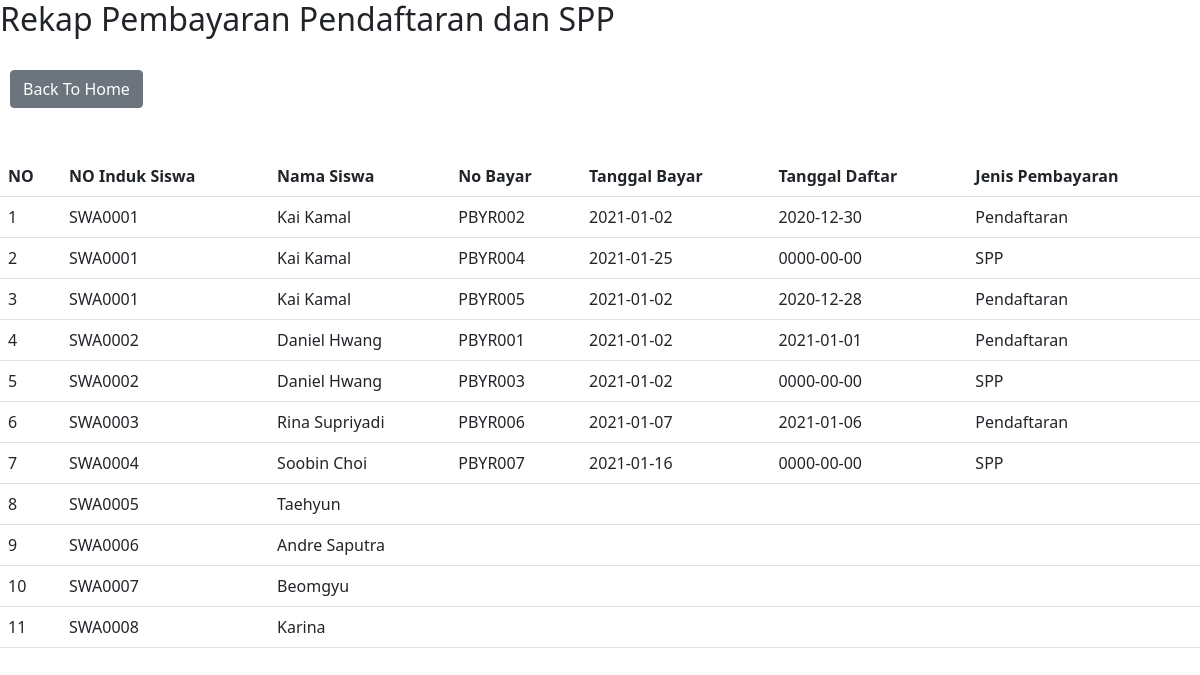
The app's page /pbd_project/rekap/sp_daftar_spp.php (signed in) with its own data.
### tables this page shows
CREATE TABLE `pembayaran` (
  `no_bayar` char(10) NOT NULL,
  `tgl_bayar` date NOT NULL,
  `jml_byr` int(11) NOT NULL,
  `noinduk_siswa` char(10) NOT NULL,
  `jenis_pembayaran` char(5) NOT NULL,
  `tgl_daftar` date DEFAULT NULL,
  `status` tinyint(1) NOT NULL
);

CREATE TABLE `siswa` (
  `noinduk_siswa` char(10) NOT NULL,
  `nama_siswa` varchar(50) NOT NULL,
  `jenkel` tinyint(1) NOT NULL,
  `tgllahir` date NOT NULL,
  `tgl_masuk` date NOT NULL,
  `tgl_lulus` date DEFAULT NULL,
  `alamat` varchar(100) NOT NULL,
  `anakke` int(11) DEFAULT NULL,
  `walmur` char(16) NOT NULL,
  `status` tinyint(1) NOT NULL,
  `status_siswa` tinyint(1) NOT NULL
);

CREATE TABLE `jenis_pembayaran` (
  `id_jenis` char(5) NOT NULL,
  `nama_jenis` varchar(20) DEFAULT NULL,
  `status` tinyint(1) NOT NULL
);

### pbd_project/rekap/sp_daftar_spp.php (the view, shortened to what this page needs)
<!DOCTYPE html>
<html>
<head>
    <link href="https://cdn.jsdelivr.net/npm/bootstrap@5.0.0-beta1/dist/css/bootstrap.min.css" rel="stylesheet">
    <link rel="stylesheet" type="text/css" href="/css/bootstrap.css">
</head>
<body>
	<h2>Rekap Pembayaran Pendaftaran dan SPP</h2>
	<br/>
	<a href="../login/home.php" class="btn btn-secondary" style="margin-left: 10px">Back To Home</a>
	<br/>
	<br/>
		<br>
	<table class="table table-hover">
		<tr>
			<th>NO</th>
			<th>NO Induk Siswa</th>
			<th>Nama Siswa</th>
			<th>No Bayar</th>
			<th>Tanggal Bayar</th>
			<th>Tanggal Daftar</th>
			<th>Jenis Pembayaran</th>
		</tr>
		<?php
		$no = 1;
		include 'koneksi.php';
		$query = "CALL daftar_spp()";
		$data = mysqli_query($koneksi, $query);
		while ($d = mysqli_fetch_array($data)) {
		?>
		<tr>
			<td><?php echo $no++ ?></td>
			<td><?php echo $d['noinduk_siswa']; ?></td>
			<td><?php echo $d['nama_siswa']; ?></td>
			<td><?php echo $d['no_bayar']; ?></td>
			<td><?php echo $d['tgl_bayar']; ?></td>
			<td><?php echo $d['tgl_daftar']; ?></td>
			<td><?php echo $d['nama_jenis']; ?></td>
		</tr>
		<?php
		}
		?>
	</table>
</body>
</html>

### records on screen
pembayaran: noinduk_siswa.noinduk_siswa "SWA0001", noinduk_siswa.nama_siswa "Kai Kamal", no_bayar "PBYR002", tgl_bayar "2021-01-02", tgl_daftar "2020-12-30", jenis_pembayaran.nama_jenis "Pendaftaran"
pembayaran: noinduk_siswa.noinduk_siswa "SWA0001", noinduk_siswa.nama_siswa "Kai Kamal", no_bayar "PBYR004", tgl_bayar "2021-01-25", tgl_daftar "0000-00-00", jenis_pembayaran.nama_jenis "SPP"
pembayaran: noinduk_siswa.noinduk_siswa "SWA0001", noinduk_siswa.nama_siswa "Kai Kamal", no_bayar "PBYR005", tgl_bayar "2021-01-02", tgl_daftar "2020-12-28", jenis_pembayaran.nama_jenis "Pendaftaran"
pembayaran: noinduk_siswa.noinduk_siswa "SWA0002", noinduk_siswa.nama_siswa "Daniel Hwang", no_bayar "PBYR001", tgl_bayar "2021-01-02", tgl_daftar "2021-01-01", jenis_pembayaran.nama_jenis "Pendaftaran"
pembayaran: noinduk_siswa.noinduk_siswa "SWA0002", noinduk_siswa.nama_siswa "Daniel Hwang", no_bayar "PBYR003", tgl_bayar "2021-01-02", tgl_daftar "0000-00-00", jenis_pembayaran.nama_jenis "SPP"
pembayaran: noinduk_siswa.noinduk_siswa "SWA0003", noinduk_siswa.nama_siswa "Rina Supriyadi", no_bayar "PBYR006", tgl_bayar "2021-01-07", tgl_daftar "2021-01-06", jenis_pembayaran.nama_jenis "Pendaftaran"
pembayaran: noinduk_siswa.noinduk_siswa "SWA0004", noinduk_siswa.nama_siswa "Soobin Choi", no_bayar "PBYR007", tgl_bayar "2021-01-16", tgl_daftar "0000-00-00", jenis_pembayaran.nama_jenis "SPP"
siswa: noinduk_siswa "SWA0005", nama_siswa "Taehyun"
siswa: noinduk_siswa "SWA0006", nama_siswa "Andre Saputra"
siswa: noinduk_siswa "SWA0007", nama_siswa "Beomgyu"
siswa: noinduk_siswa "SWA0008", nama_siswa "Karina"
